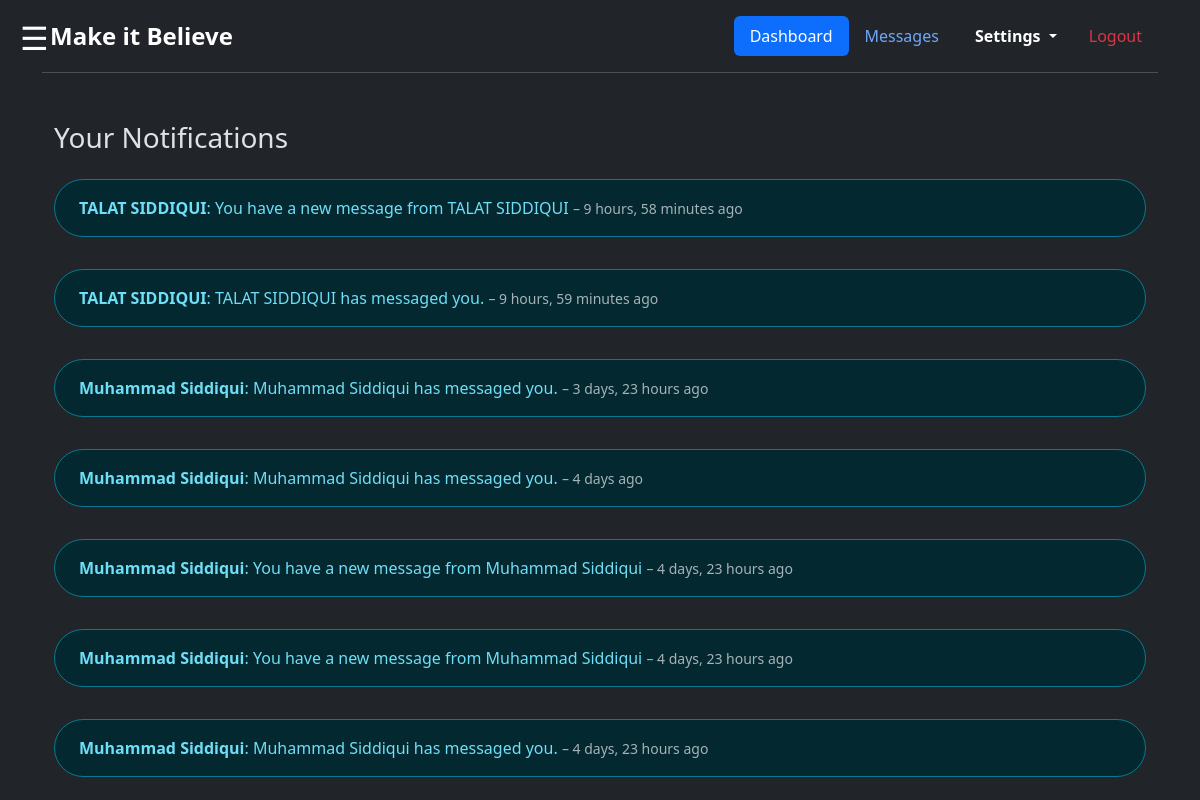
The app's page /notifications/ (signed in) with its own data.
### MIB/models.py (models this page shows, shortened)
class Notification(models.Model):
    recipient = models.ForeignKey(User, on_delete=models.CASCADE, related_name='notifications')
    sender = models.ForeignKey(User, on_delete=models.CASCADE, related_name='sent_notifications')
    message = models.TextField()
    link = models.URLField(blank=True, null=True)
    is_read = models.BooleanField(default=False)
    timestamp = models.DateTimeField(auto_now_add=True)

class CustomUser(AbstractUser):
    ACCOUNT_TYPES = [
        ('user', 'User Account'),
        ('expert', 'Expert Account'),
    ]
    full_name = models.CharField(max_length=100)
    account_type = models.CharField(max_length=10, choices=ACCOUNT_TYPES)

### MIB/views.py (the view)
# urls.py: path('notifications/', views.notification_list, name='notification_list'),
@login_required(login_url='login')
def notification_list(request):
    notifications = request.user.notifications.order_by('-timestamp')  # assumes related_name='notifications'
    notifications.update(is_read=True)
    return render(request, 'notification.html', {
        'notifications': notifications
    })

### templates/notification.html
{% extends 'base3.html' %}
{% load static %}
{% block content %}
<div class="container mt-5">
  <h3 class="mb-4">Your Notifications</h3>
  {% if notifications %}
    <div class="d-flex flex-column gap-3">
      {% for notif in notifications %}
        <div class="alert alert-info d-flex justify-content-between align-items-center rounded-pill px-4">
          <div>
            <strong>{{ notif.sender.full_name }}</strong>: {{ notif.message }}
            <small class="text-muted">– {{ notif.timestamp|timesince }} ago</small>
          </div>
        </div>
      {% endfor %}
    </div>
  {% else %}
    <p class="text-muted">No notifications to show.</p>
  {% endif %}
</div>
{% endblock %}

### templates/base3.html (style rules this page uses)
body { transition: margin-left 0.5s ease; }

### records on screen
Notification: sender.full_name "TALAT SIDDIQUI", message "You have a new message from TALAT SIDDIQUI", timestamp "9 hours, 58 minutes"
Notification: sender.full_name "TALAT SIDDIQUI", message "TALAT SIDDIQUI has messaged you.", timestamp "9 hours, 59 minutes"
Notification: sender.full_name "Muhammad Siddiqui", message "Muhammad Siddiqui has messaged you.", timestamp "3 days, 23 hours"
Notification: sender.full_name "Muhammad Siddiqui", message "Muhammad Siddiqui has messaged you.", timestamp "4 days"
Notification: sender.full_name "Muhammad Siddiqui", message "You have a new message from Muhammad Siddiqui", timestamp "4 days, 23 hours"
Notification: sender.full_name "Muhammad Siddiqui", message "You have a new message from Muhammad Siddiqui", timestamp "4 days, 23 hours"
Notification: sender.full_name "Muhammad Siddiqui", message "Muhammad Siddiqui has messaged you.", timestamp "4 days, 23 hours"
